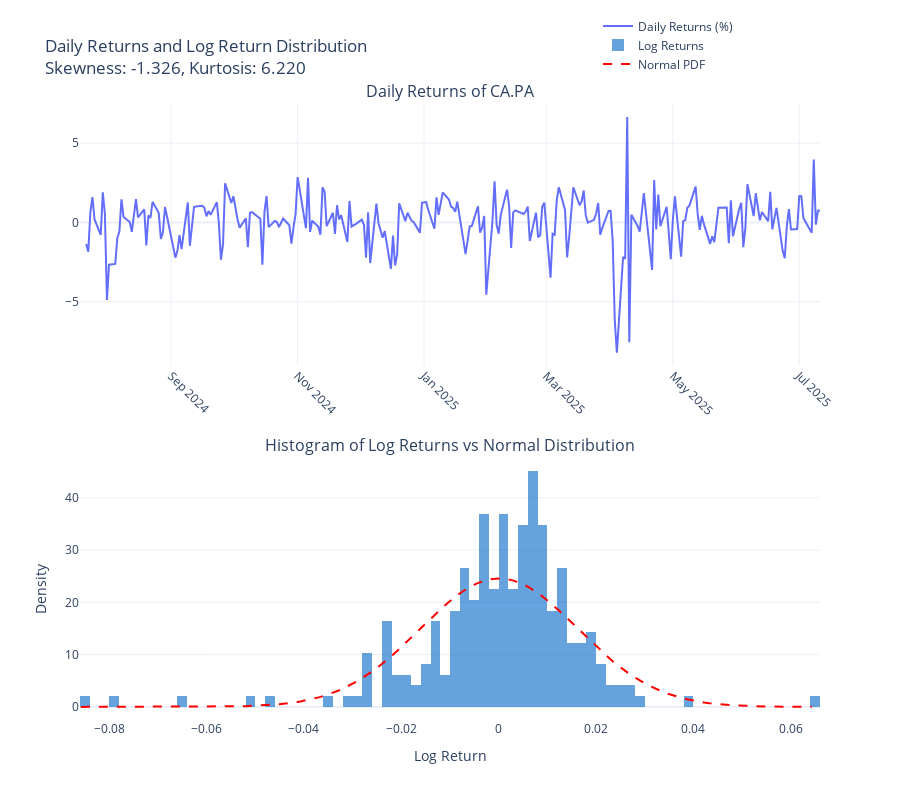

The notebook cell saved with this chart:
### Markdown cell above
# Summarizing stock data

### Code cell
# Summarizing stock
Function = EODHD_Functions()
end_date = dt.datetime.now()
start_date = end_date - dt.timedelta(days=360)

stock_CA = Function.Fetch_historical_price('CVX.US',start_date, end_date,"d")

# Show maximum value of adjusted_close
print("Maximum adjusted_close:", stock_CA['adjusted_close'].max())

# Show minimum value of adjusted_close
print("Minimum adjusted_close:", stock_CA['adjusted_close'].min())

# Calculating daily returns
stock_CA['daily_return'] = stock_CA['adjusted_close'].pct_change()
stock_CA['date'] = pd.to_datetime(stock_CA['date'])

# Mean of daily returns (in percentage)
mean_daily_return_pct = stock_CA['daily_return'].mean() * 100
print(f"Mean of daily returns: {mean_daily_return_pct:.4f}%")

# Standard deviation of daily returns (in percentage)
std_daily_return_pct = stock_CA['daily_return'].std() * 100
print(f"Standard deviation of daily returns: {std_daily_return_pct:.4f}%")

# Calculate log returns
stock_CA['log_return'] = np.log(stock_CA['adjusted_close'] / stock_CA['adjusted_close'].shift(1))

# Remove NaN for stats and plotting
log_returns = stock_CA['log_return'].dropna()

# Skewness and kurtosis
skewness = skew(log_returns)
kurt = kurtosis(log_returns, fisher=True)

print(f"Log returns skewness: {skewness:.4f}")
print(f"Log returns kurtosis: {kurt:.4f}")

# Plotting daily returns


fig = go.Figure()
fig.add_trace(go.Scatter(
    x=stock_CA['date'],
    y=stock_CA['daily_return'] * 100,
    mode='lines',
    name='Daily Returns (%)'
))

fig.update_layout(
    title='Daily Returns of CA.PA',
    xaxis_title='Date',
    yaxis_title='Daily Return (%)',
    xaxis=dict(
        tickformat='%b %Y',
        tickangle=45
    ),
    yaxis=dict(
        tickformat='.2f'
    ),
    template='plotly_white',
    legend=dict(x=0, y=1)
)


# Histogram and normal overlay
hist_data = log_returns.values
mu, sigma = np.mean(hist_data), np.std(hist_data)
x = np.linspace(hist_data.min(), hist_data.max(), 200)
normal_pdf = norm.pdf(x, mu, sigma)

# Interactive plot with daily returns and log return histogram
fig = make_subplots(
    rows=2, cols=1,
    subplot_titles=("Daily Returns of CA.PA", "Histogram of Log Returns vs Normal Distribution"),
    vertical_spacing=0.15
)

# Daily returns line plot
fig.add_trace(
    go.Scatter(
        x=stock_CA['date'],
        y=stock_CA['daily_return'] * 100,
        mode='lines',
        name='Daily Returns (%)'
    ),
    row=1, col=1
)

# Histogram of log returns
fig.add_trace(
    go.Histogram(
        x=log_returns,
        nbinsx=100,
        name='Log Returns',
        histnorm='probability density',
        marker_color='rgba(0,100,200,0.6)'
    ),
    row=2, col=1
)

# Overlay normal distribution
fig.add_trace(
    go.Scatter(
        x=x,
        y=normal_pdf,
        mode='lines',
        name='Normal PDF',
        line=dict(color='red', width=2, dash='dash')
    ),
    row=2, col=1
)

fig.update_layout(
    height=800,
    template='plotly_white',
    showlegend=True,
    legend=dict(x=0.7, y=1.15),
    xaxis=dict(
        tickformat='%b %Y',
        tickangle=45
    ),
    xaxis2_title='Log Return',
    yaxis2_title='Density',
    title=f"Daily Returns and Log Return Distribution<br>Skewness: {skewness:.3f}, Kurtosis: {kurt:.3f}"
)

fig.show()

### Figure 1 — Plotly figure (JSON) as saved in the notebook; plotly's stock layout.template omitted (floating-point values rounded to 4 significant figures; data arrays with more than 128 entries replaced by an {"elided": "..."} marker saying what was removed)
{"data": [{"mode": "lines", "name": "Daily Returns (%)", "type": "scatter", "x": {"elided": "245 str values"}, "xaxis": "x", "y": {"elided": "245 float values"}, "yaxis": "y"}, {"histnorm": "probability density", "marker": {"color": "rgba(0,100,200,0.6)"}, "name": "Log Returns", "nbinsx": 100, "type": "histogram", "x": {"elided": "244 float values"}, "xaxis": "x2", "yaxis": "y2"}, {"line": {"color": "red", "dash": "dash", "width": 2}, "mode": "lines", "name": "Normal PDF", "type": "scatter", "x": {"elided": "200 float values"}, "xaxis": "x2", "y": {"elided": "200 float values"}, "yaxis": "y2"}], "layout": {"annotations": [{"font": {"size": 16}, "showarrow": false, "text": "Daily Returns of CA.PA", "x": 0.5, "xanchor": "center", "xref": "paper", "y": 1, "yanchor": "bottom", "yref": "paper"}, {"font": {"size": 16}, "showarrow": false, "text": "Histogram of Log Returns vs Normal Distribution", "x": 0.5, "xanchor": "center", "xref": "paper", "y": 0.425, "yanchor": "bottom", "yref": "paper"}], "height": 800, "legend": {"x": 0.7, "y": 1.15}, "showlegend": true, "title": {"text": "Daily Returns and Log Return Distribution<br>Skewness: -1.326, Kurtosis: 6.220"}, "xaxis": {"anchor": "y", "domain": [0, 1], "tickangle": 45, "tickformat": "%b %Y"}, "xaxis2": {"anchor": "y2", "domain": [0, 1], "title": {"text": "Log Return"}}, "yaxis": {"anchor": "x", "domain": [0.575, 1]}, "yaxis2": {"anchor": "x2", "domain": [0, 0.425], "title": {"text": "Density"}}}}
